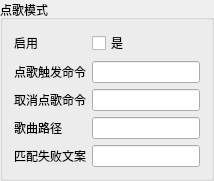
             <widget class="QGroupBox" name="groupBox_choose_song">
              <property name="title">
               <string>点歌模式</string>
              </property>
              <layout class="QGridLayout" name="gridLayout_34">
               <item row="0" column="0">
                <layout class="QGridLayout" name="gridLayout_33">
                 <item row="1" column="0">
                  <widget class="QLabel" name="label_choose_song_start_cmd">
                   <property name="text">
                    <string>点歌触发命令</string>
                   </property>
                  </widget>
                 </item>
                 <item row="3" column="1">
                  <widget class="QLineEdit" name="lineEdit_choose_song_song_path"/>
                 </item>
                 <item row="2" column="0">
                  <widget class="QLabel" name="label_choose_song_stop_cmd">
                   <property name="text">
                    <string>取消点歌命令</string>
                   </property>
                  </widget>
                 </item>
                 <item row="1" column="1">
                  <widget class="QLineEdit" name="lineEdit_choose_song_start_cmd"/>
                 </item>
                 <item row="0" column="0">
                  <widget class="QLabel" name="label_choose_song_enable">
                   <property name="text">
                    <string>启用</string>
                   </property>
                  </widget>
                 </item>
                 <item row="3" column="0">
                  <widget class="QLabel" name="label_choose_song_song_path">
                   <property name="text">
                    <string>歌曲路径</string>
                   </property>
                  </widget>
                 </item>
                 <item row="0" column="1">
                  <widget class="QCheckBox" name="checkBox_choose_song_enable">
                   <property name="text">
                    <string>是</string>
                   </property>
                  </widget>
                 </item>
                 <item row="2" column="1">
                  <widget class="QLineEdit" name="lineEdit_choose_song_stop_cmd"/>
                 </item>
                 <item row="4" column="0">
                  <widget class="QLabel" name="label_choose_song_match_fail_copy">
                   <property name="text">
                    <string>匹配失败文案</string>
                   </property>
                  </widget>
                 </item>
                 <item row="4" column="1">
                  <widget class="QLineEdit" name="lineEdit_choose_song_match_fail_copy"/>
                 </item>
                </layout>
               </item>
              </layout>
             </widget>
